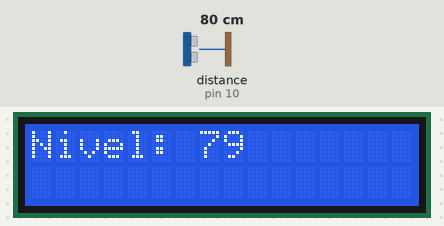
A sketch run on a simulated Arduino Uno, built with avr-gcc and run on an emulated ATmega328P. On the bench: 16×2 character LCD. Wiring (inferred from the names in the program): ultrasonic range finder: trigger pin 9; echo pin 10. The inputs (shaded band) are chosen by the test bench; at power-on: distance to the obstacle (sensor on pin 10) 80 cm. The echo pulse lasts 58.3 µs per cm.

Above: at 1.2 s.
1.3 s: distance to the obstacle (sensor on pin 10) set to 2 cm
At 2.8 s:
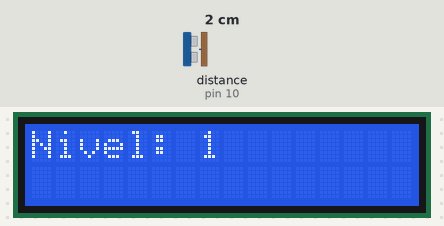
3.1 s: distance to the obstacle (sensor on pin 10) set to 4 cm
At 4.3 s:
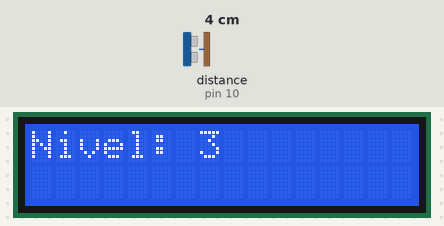
4.7 s: distance to the obstacle (sensor on pin 10) set to 9 cm
At 5.7 s:
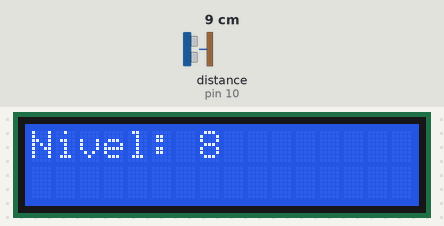
Timing chart, 0 to 7.7 s (numbered marks = the images above; inputs shaded):
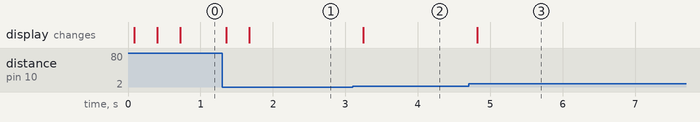

The sketch:

Projeto_101_Monitor_de_Caixa_dAgua.ino
```cpp
// Projeto 101 - Monitor de Caixa d’Água
// Arduino Uno | Arduino Neon Lab

#include <Wire.h>
 #include <LiquidCrystal_I2C.h>
 LiquidCrystal_I2C lcd(0x27,16,2);
 int trig=9, echo=10;
 long medir(){ digitalWrite(trig,LOW); delayMicroseconds(2); digitalWrite(trig,HIGH);
 delayMicroseconds(10); digitalWrite(trig,LOW); return pulseIn(echo,HIGH)*0.034/2; }
 void setup(){ lcd.init(); lcd.backlight(); pinMode(trig,OUTPUT); pinMode(echo,INPUT); }
 void loop(){
   long cm = medir(); lcd.setCursor(0,0); lcd.print("Nivel:      "); lcd.setCursor(7,0);
 lcd.print(cm);
   delay(300);
 }
```

Measured:
- after the input at 1.3 s, the display: first changes after 0.06 s (image 1 shows a later state)
- after the input at 3.1 s, the display: changes after 0.14 s (image 2)
- after the input at 4.7 s, the display: changes after 0.12 s (image 3)
